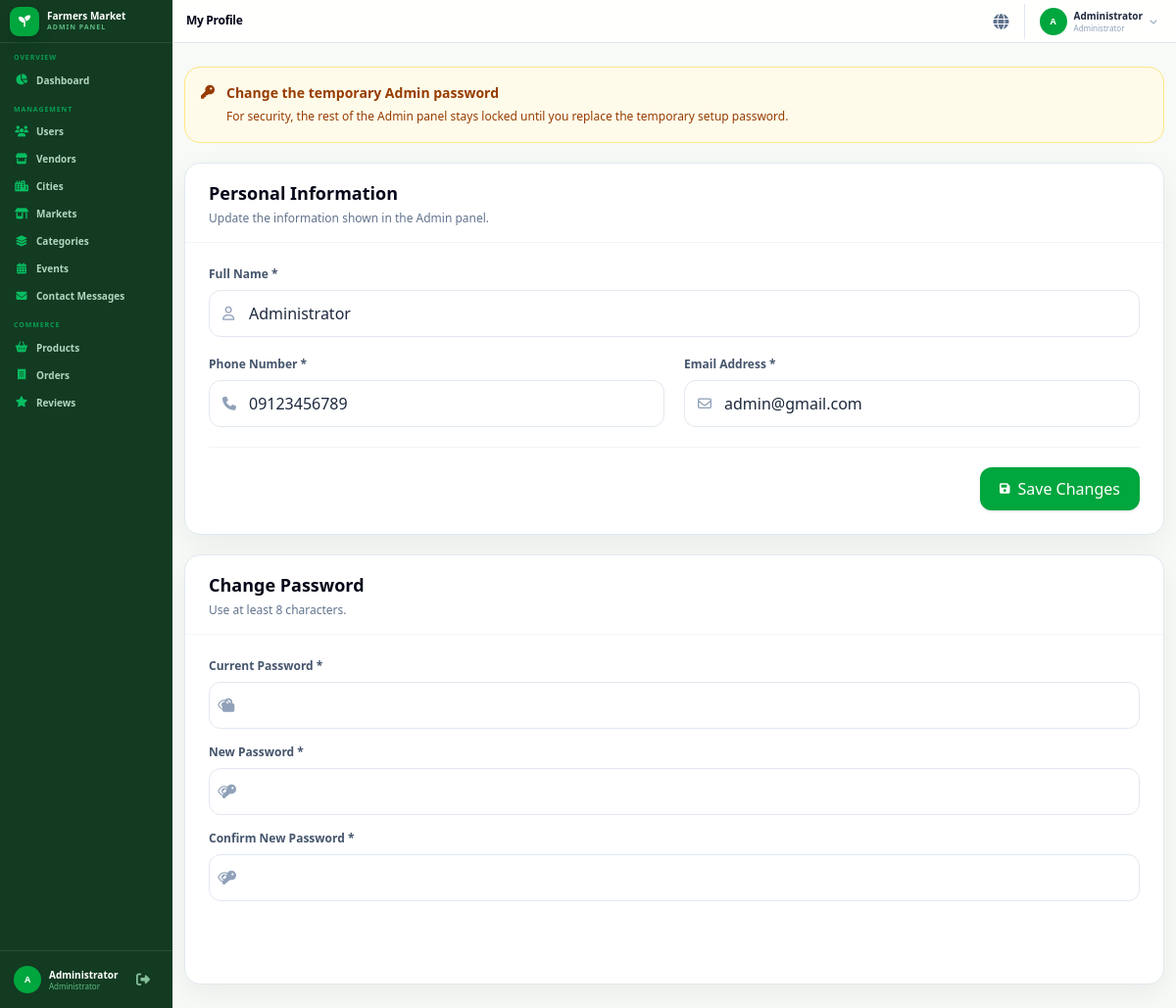
Page /admin/profile.php?notice=password_required (signed in) on the committed database.
### tables this page shows
CREATE TABLE `users` (
  `user_id` int(11) NOT NULL,
  `user_name` varchar(100) NOT NULL,
  `phone_number` varchar(20) NOT NULL,
  `email` varchar(100) NOT NULL,
  `profile_image` varchar(255) DEFAULT NULL,
  `user_password` varchar(255) NOT NULL,
  `role` enum('admin','vendor','user') NOT NULL DEFAULT 'user',
  `status` enum('active','suspended') NOT NULL DEFAULT 'active',
  `must_change_password` tinyint(1) NOT NULL DEFAULT '0',
  `created_at` timestamp NOT NULL DEFAULT CURRENT_TIMESTAMP,
  `last_login` timestamp NULL DEFAULT NULL
);

### auth.php (called while the page is built, shortened)
<?php
if (!function_exists('fm_is_logged_in')) {
    function fm_is_logged_in()
    {
        return isset($_SESSION['user_id']) &&
            (int) $_SESSION['user_id'] > 0 &&
            isset($_SESSION['role']) &&
            in_array(
                strtolower((string) $_SESSION['role']),
                array('admin', 'vendor', 'user'),
                true
            );
    }
}
if (!function_exists('fm_refresh_session_account')) {
    function fm_refresh_session_account()
    {
        global $pdo;
        $statement = $pdo->prepare(
            "SELECT
                user_id,
                user_name,
                email,
                role,
                status,
                must_change_password
             FROM users
             WHERE user_id = :user_id
             LIMIT 1"
        );
        $statement->execute(array(
            'user_id' => (int) $_SESSION['user_id']
        ));
        $account = $statement->fetch(PDO::FETCH_ASSOC);
        return $account;
    }
}
if (!function_exists('fm_require_login')) {
    function fm_require_login()
    {
        if (fm_is_logged_in()) {
            $account = fm_refresh_session_account();
            if ($account) {
                return $account;
            }
        }
    }
}
if (!function_exists('fm_require_role')) {
    function fm_require_role($requiredRole)
    {
        $account = fm_require_login();
    }
}

### admin/profile.php (the view, shortened to what this page needs)
<?php
require_once __DIR__ . '/../auth.php';
fm_require_role('admin');
require_once __DIR__ . '/../config/database.php';
function ap_e($value)
{
    return htmlspecialchars((string) $value, ENT_QUOTES, 'UTF-8');
}
$adminId = (int) $_SESSION['user_id'];
function ap_load_admin(PDO $pdo, $adminId)
{
    $statement = $pdo->prepare(
        "SELECT
            user_id,
            user_name,
            phone_number,
            email,
            user_password,
            status,
            must_change_password
         FROM users
         WHERE user_id = :user_id
           AND role = 'admin'
         LIMIT 1"
    );
    $statement->execute(array('user_id' => (int) $adminId));
    return $statement->fetch(PDO::FETCH_ASSOC);
}
$admin = ap_load_admin($pdo, $adminId);
$forcePasswordChange = !empty($admin['must_change_password']);
?>
<!DOCTYPE html>
<html lang="en">
<head>
    <link rel="stylesheet" href="../assets/css/app.css">
    <link rel="stylesheet" href="../assets/css/theme.css">
    <link rel="stylesheet" href="../assets/vendor/fontawesome/css/all.min.css">
    <link rel="stylesheet" href="../assets/css/responsive.css?v=20260813-responsive-v4">
</head>
<body class="min-h-screen bg-[#f6faf5] font-sans text-slate-800 antialiased">
<div class="min-h-screen">
    <?php require __DIR__ . '/sidebar.php'; ?>
    <div class="min-h-screen lg:ml-64">
        <?php require __DIR__ . '/header.php'; ?>
        <main class="p-4 sm:p-6 xl:p-7">
            <div class="mx-auto max-w-7xl space-y-5">
                <?php if ($forcePasswordChange): ?>
                    <div class="rounded-2xl border border-amber-200 bg-amber-50 p-4 text-sm text-amber-800">
                        <div class="flex gap-3">
                            <i class="fa-solid fa-key mt-0.5"></i>
                            <div>
                                <p class="font-extrabold">Change the temporary Admin password</p>
                                <p class="mt-1 text-xs leading-5">For security, the rest of the Admin panel stays locked until you replace the temporary setup password.</p>
                            </div>
                        </div>
                    </div>
                <?php endif; ?>
                <section class="grid gap-5 xl:grid-cols-[minmax(0,1.35fr)_minmax(330px,0.65fr)]">
                    <article class="rounded-2xl border border-slate-200 bg-white shadow-card">
                        <div class="border-b border-slate-100 px-5 py-4 sm:px-6">
                            <h1 class="text-lg font-extrabold text-slate-950">Personal Information</h1>
                            <p class="mt-1 text-xs text-slate-500">Update the information shown in the Admin panel.</p>
                        </div>
                        <form method="post" action="profile.php" class="space-y-5 p-5 sm:p-6">
                            <label class="block">
                                <span class="mb-2 block text-xs font-bold text-slate-600">Full Name *</span>
                                <div class="relative">
                                    <input type="text" name="user_name" required maxlength="100" value="<?php echo ap_e($admin['user_name']); ?>" class="h-12 w-full rounded-xl border border-slate-200 bg-white pl-10 pr-4 text-sm outline-none transition focus:border-green-500 focus:ring-2 focus:ring-green-100">
                                </div>
                            </label>
                            <div class="grid gap-5 sm:grid-cols-2">
                                <label class="block">
                                    <span class="mb-2 block text-xs font-bold text-slate-600">Phone Number *</span>
                                    <div class="relative">
                                        <input type="text" name="phone_number" required maxlength="20" value="<?php echo ap_e($admin['phone_number']); ?>" class="h-12 w-full rounded-xl border border-slate-200 bg-white pl-10 pr-4 text-sm outline-none transition focus:border-green-500 focus:ring-2 focus:ring-green-100">
                                    </div>
                                </label>
                                <label class="block">
                                    <span class="mb-2 block text-xs font-bold text-slate-600">Email Address *</span>
                                    <div class="relative">
                                        <input type="email" name="email" required maxlength="100" value="<?php echo ap_e($admin['email']); ?>" class="h-12 w-full rounded-xl border border-slate-200 bg-white pl-10 pr-4 text-sm outline-none transition focus:border-green-500 focus:ring-2 focus:ring-green-100">
                                    </div>
                                </label>
                            </div>
                            <div class="flex justify-end border-t border-slate-100 pt-5">
                                <button type="submit" class="inline-flex h-11 items-center justify-center gap-2 rounded-xl bg-green-600 px-5 text-sm font-extrabold text-white shadow-sm transition hover:bg-green-700">
                                    <i class="fa-solid fa-floppy-disk text-xs"></i>
                                    Save Changes
                                </button>
                            </div>
                        </form>
                    </article>
                    <article class="rounded-2xl border border-slate-200 bg-white shadow-card">
                        <div class="border-b border-slate-100 px-5 py-4 sm:px-6">
                            <h2 class="text-lg font-extrabold text-slate-950">Change Password</h2>
                            <p class="mt-1 text-xs text-slate-500">Use at least 8 characters.</p>
                        </div>
                        <form method="post" action="profile.php" class="space-y-4 p-5 sm:p-6" id="passwordForm">
                            <?php foreach (array(
                                array('currentPassword', 'current_password', 'Current Password', 'current-password', 'fa-lock'),
                                array('newPassword', 'new_password', 'New Password', 'new-password', 'fa-key'),
                                array('confirmPassword', 'confirm_password', 'Confirm New Password', 'new-password', 'fa-key')
                            ) as $field): ?>
                                <label class="block">
                                    <span class="mb-2 block text-xs font-bold text-slate-600"><?php echo ap_e($field[2]); ?> *</span>
                                    <div class="relative">
                                        <i class="fa-solid <?php echo ap_e($field[4]); ?> pointer-events-none absolute left-3.5 top-1/2 -translate-y-1/2 text-sm text-slate-400"></i>
                                        <input id="<?php echo ap_e($field[0]); ?>" type="password" name="<?php echo ap_e($field[1]); ?>" required <?php echo $field[1] !== 'current_password' ? 'minlength="8"' : ''; ?> autocomplete="<?php echo ap_e($field[3]); ?>" class="h-12 w-full rounded-xl border border-slate-200 pl-10 pr-11 text-sm outline-none transition focus:border-green-500 focus:ring-2 focus:ring-green-100">
                                        <button type="button" data-password-toggle="<?php echo ap_e($field[0]); ?>" class="absolute right-2 top-1/2 grid h-8 w-8 -translate-y-1/2 place-items-center rounded-lg text-slate-400 hover:bg-slate-100">
                                            <i class="fa-regular fa-eye text-xs"></i>
                                        </button>
                                    </div>
                                </label>
                            <?php endforeach; ?>
                            <button type="submit" class="inline-flex h-11 w-full items-center justify-center gap-2 rounded-xl bg-[#123b22] px-5 text-sm font-extrabold text-white transition hover:bg-green-900">
                                <i class="fa-solid fa-shield-halved text-xs"></i>
                            </button>
                        </form>
                    </article>
                </section>
            </div>
        </main>
    </div>
</div>
</body>
</html>

### rows in the picture
users: user_name "Administrator", phone_number "09123456789", email "admin@gmail.com"

### other values in the picture
$group['label'] "OVERVIEW"
$item['label'] "Dashboard"
$group['label'] "MANAGEMENT"
$item['label'] "Users"
$item['label'] "Vendors"
$item['label'] "Cities"
$item['label'] "Markets"
$item['label'] "Categories"
$item['label'] "Events"
$item['label'] "Contact Messages"
$group['label'] "COMMERCE"
$item['label'] "Products"
$item['label'] "Orders"
$item['label'] "Reviews"
$adminInitial "A"
